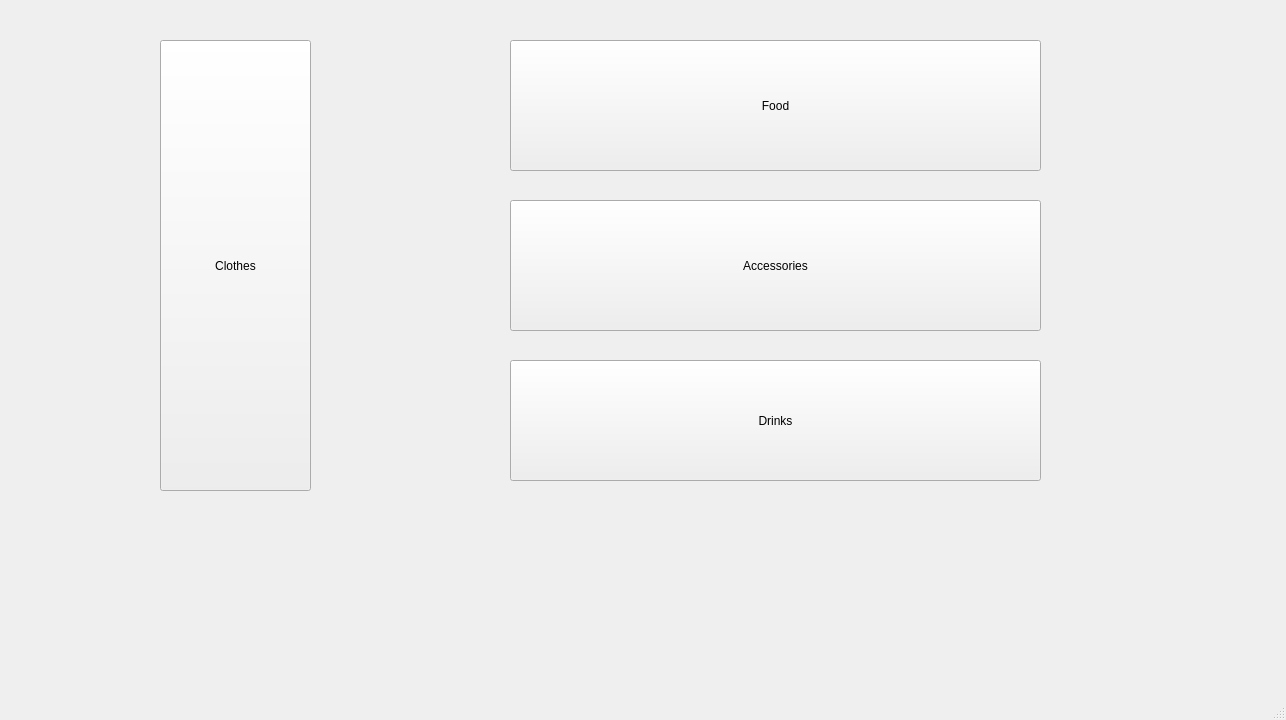
<?xml version="1.0" encoding="UTF-8"?>
<ui version="4.0">
 <class>mainShopWindow</class>
 <widget class="QMainWindow" name="mainShopWindow">
  <property name="geometry">
   <rect>
    <x>0</x>
    <y>0</y>
    <width>1286</width>
    <height>720</height>
   </rect>
  </property>
  <property name="windowTitle">
   <string>shopMain</string>
  </property>
  <widget class="QWidget" name="centralwidget">
   <widget class="QPushButton" name="buttonClothes">
    <property name="geometry">
     <rect>
      <x>160</x>
      <y>40</y>
      <width>151</width>
      <height>451</height>
     </rect>
    </property>
    <property name="text">
     <string>Clothes</string>
    </property>
   </widget>
   <widget class="QPushButton" name="buttoAccessories">
    <property name="geometry">
     <rect>
      <x>510</x>
      <y>200</y>
      <width>531</width>
      <height>131</height>
     </rect>
    </property>
    <property name="text">
     <string>Accessories</string>
    </property>
   </widget>
   <widget class="QPushButton" name="buttonEatables">
    <property name="geometry">
     <rect>
      <x>510</x>
      <y>40</y>
      <width>531</width>
      <height>131</height>
     </rect>
    </property>
    <property name="text">
     <string>Food</string>
    </property>
   </widget>
   <widget class="QPushButton" name="buttonDrinks">
    <property name="geometry">
     <rect>
      <x>510</x>
      <y>360</y>
      <width>531</width>
      <height>121</height>
     </rect>
    </property>
    <property name="text">
     <string>Drinks</string>
    </property>
   </widget>
  </widget>
  <widget class="QMenuBar" name="menubar">
   <property name="geometry">
    <rect>
     <x>0</x>
     <y>0</y>
     <width>1286</width>
     <height>26</height>
    </rect>
   </property>
  </widget>
  <widget class="QStatusBar" name="statusbar"/>
 </widget>
 <resources/>
 <connections/>
</ui>
